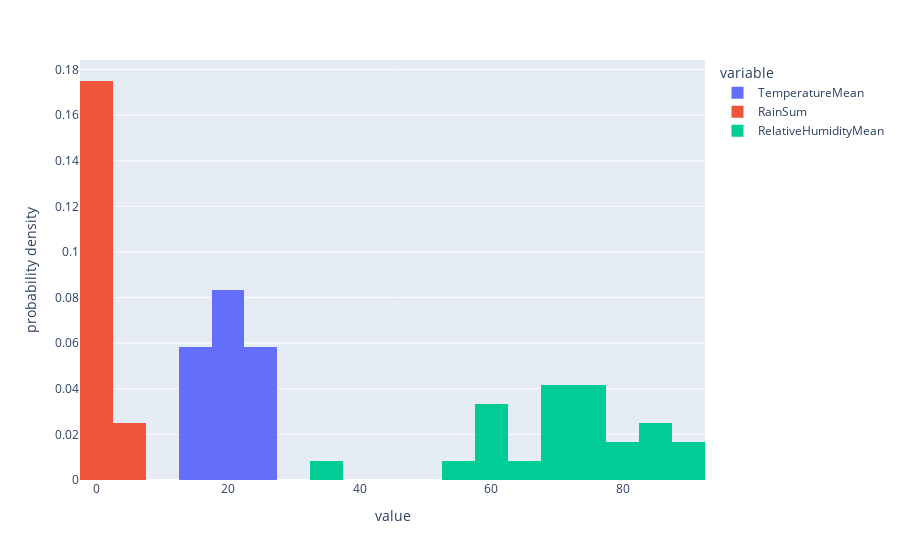

The cell this chart's notebook holds for it:
### Code cell
def histogram(dataset,variable,startDate,endDate,period):


    dataset["Datetime"] = pd.to_datetime(dataset["Datetime"])
    daterange = pd.date_range(startDate, endDate, freq=period)

    filtered_dataset = dataset[dataset["Datetime"].isin(daterange)]

    fig = px.histogram(filtered_dataset,x = variable,histnorm='probability density',nbins=30)
    fig.show()

startDate = pd.Timestamp("2000-01-01", tz='UTC')
endDate = pd.Timestamp("2024-07-31", tz='UTC')
variable = ["TemperatureMean","RainSum","RelativeHumidityMean"]
period = "Y"
print(histogram(dataset,variable,startDate,endDate,period))

### Figure 1 — Plotly figure (JSON) as saved in the notebook; plotly's stock layout.template omitted (floating-point values rounded to 4 significant figures)
{"data": [{"alignmentgroup": "True", "bingroup": "x", "histnorm": "probability density", "hovertemplate": "variable=TemperatureMean<br>value=%{x}<br>probability density=%{y}<extra></extra>", "legendgroup": "TemperatureMean", "marker": {"color": "#636efa", "pattern": {"shape": ""}}, "name": "TemperatureMean", "nbinsx": 30, "offsetgroup": "TemperatureMean", "orientation": "v", "showlegend": true, "type": "histogram", "x": [14.96, 23.08, 20.66, 24.62, 17.33, 26.59, 15.75, 19.15, 18.24, 19.47, 23.1, 15.93, 22.86, 18.34, 18.75, 18.92, 22.55, 18.77, 23.75, 21.96, 14.7, 18.93, 17.32, 14.65], "xaxis": "x", "yaxis": "y"}, {"alignmentgroup": "True", "bingroup": "x", "histnorm": "probability density", "hovertemplate": "variable=RainSum<br>value=%{x}<br>probability density=%{y}<extra></extra>", "legendgroup": "RainSum", "marker": {"color": "#EF553B", "pattern": {"shape": ""}}, "name": "RainSum", "nbinsx": 30, "offsetgroup": "RainSum", "orientation": "v", "showlegend": true, "type": "histogram", "x": [0, 1, 2.1, 0, 0, 0, 4.9, 0, 0, 0.6, 0, 0, 0, 1, 0, 0, 0, 0.5, 4.6, 0.5, 1.5, 0.2, 2.6, 1.9], "xaxis": "x", "yaxis": "y"}, {"alignmentgroup": "True", "bingroup": "x", "histnorm": "probability density", "hovertemplate": "variable=RelativeHumidityMean<br>value=%{x}<br>probability density=%{y}<extra></extra>", "legendgroup": "RelativeHumidityMean", "marker": {"color": "#00cc96", "pattern": {"shape": ""}}, "name": "RelativeHumidityMean", "nbinsx": 30, "offsetgroup": "RelativeHumidityMean", "orientation": "v", "showlegend": true, "type": "histogram", "x": [68.65, 36.33, 74.66, 61.91, 71.65, 59.43, 88.23, 72.11, 58.53, 83.9, 71.58, 78.56, 54.28, 73.75, 76.52, 72.43, 75.3, 80.95, 64.39, 60.9, 87.33, 74.14, 86.4, 88.0], "xaxis": "x", "yaxis": "y"}], "layout": {"barmode": "relative", "legend": {"title": {"text": "variable"}, "tracegroupgap": 0}, "margin": {"t": 60}, "xaxis": {"anchor": "y", "domain": [0, 1], "title": {"text": "value"}}, "yaxis": {"anchor": "x", "domain": [0, 1], "title": {"text": "probability density"}}}}
